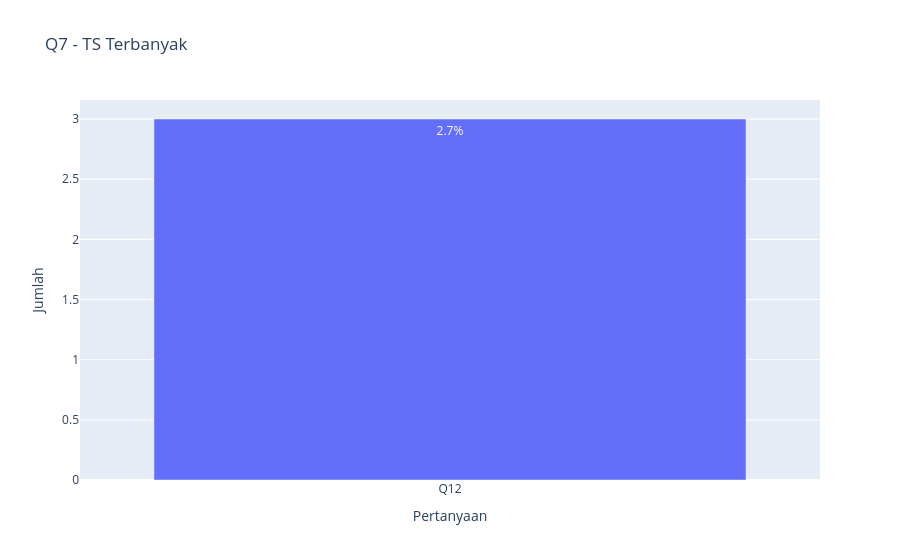

The notebook cell saved with this chart:
### Markdown cell above
## Q7 Pada kusioner dari pertanyaan Q1 sampai Q17, pertanyaan mana yang pilihan skala TS (Tidak Setuju) paling banyak? sertakan jumlah dan persen

### Code cell
import pandas as pd
import plotly.express as px

def plot_from_print(judul, hasil_print, label_x):
    skala, jumlah, persen = hasil_print.split("|")

    df_plot = pd.DataFrame({
        label_x: [skala],
        "Jumlah": [int(jumlah)],
        "Persen": [float(persen)]
    })

    fig = px.bar(
        df_plot,
        x=label_x,
        y="Jumlah",
        text="Persen",
        title=judul
    )

    fig.update_traces(texttemplate='%{text}%')
    fig.show()

plot_from_print(
    "Q7 - TS Terbanyak",
    "Q12|3|2.7",
    "Pertanyaan"
)

### Figure 1 — Plotly figure (JSON) as saved in the notebook; plotly's stock layout.template omitted (floating-point values rounded to 4 significant figures)
{"data": [{"hovertemplate": "Pertanyaan=%{x}<br>Jumlah=%{y}<br>Persen=%{text}<extra></extra>", "legendgroup": "", "marker": {"color": "#636efa", "pattern": {"shape": ""}}, "name": "", "orientation": "v", "showlegend": false, "text": [2.7], "textposition": "auto", "texttemplate": "%{text}%", "type": "bar", "x": ["Q12"], "xaxis": "x", "y": [3], "yaxis": "y"}], "layout": {"barmode": "relative", "legend": {"tracegroupgap": 0}, "title": {"text": "Q7 - TS Terbanyak"}, "xaxis": {"anchor": "y", "domain": [0, 1], "title": {"text": "Pertanyaan"}}, "yaxis": {"anchor": "x", "domain": [0, 1], "title": {"text": "Jumlah"}}}}
